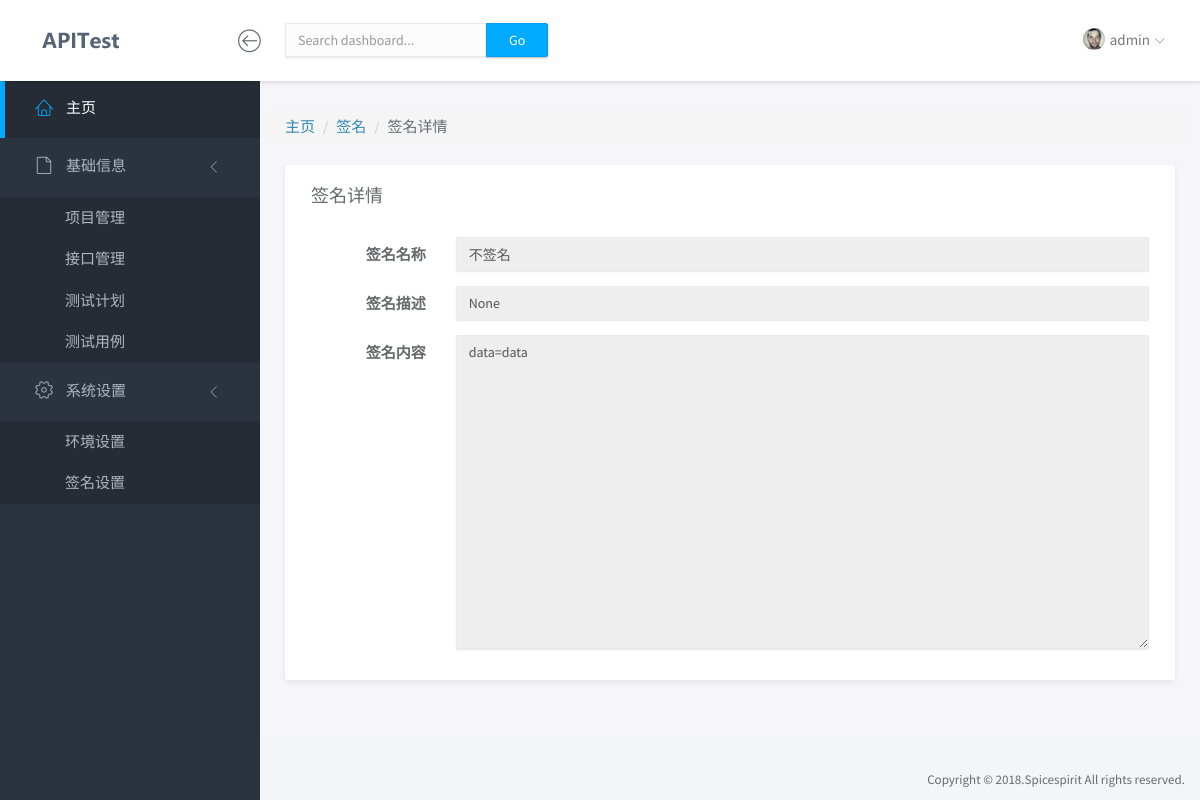
The page /sign/detail/2/ (signed in) on the database its author committed.
### app/models.py (models this page shows, shortened)
class Sign(models.Model):
    name = models.CharField('名称', max_length=50)
    description = models.CharField('描述', max_length=100, blank=True, null=True)
    content = models.TextField('内容', blank=True, null=True)
    class Meta:
        verbose_name = '签名设置'
        verbose_name_plural = '签名设置'

### app/views.py (the view)
# urls.py: path('sign/detail/<int:sign_id>/', sign_detail, name='sign_detail'),
@login_required
def sign_detail(request, sign_id):
    if request.method == 'GET':
        sign = get_object_or_404(Sign, id=sign_id)
        return render(request, "sign_detail.html", {"sign": sign})

### app/templates/sign_detail.html (shortened to what this page needs)
{% extends "base.html" %}
{% block content %}
	<div class="row">
		<ol class="breadcrumb">
		  <li><a href="#">主页</a></li>
		  <li><a href="{% url 'sign_list' %}">签名</a></li>
		  <li>签名详情</li>
		</ol>
	</div>
	<div class="row">
		<div class="col-md-12">
			<div class="panel">
				<div class="panel-heading">
					<h3 class="panel-title">签名详情</h3>
				</div>
				<div class="panel-body">
					<form class="form-horizontal" action='.' method="POST" >
						<div class="form-group">
							<label for="name" class="col-sm-2 control-label" disabled="disabled">签名名称</label>
							<div class="col-sm-10">
								<input id="name" name="name" type="text" class="form-control" value="{{sign.name}}" readonly>
							</div>
						</div>
						<div class="form-group">
							<label for="name" class="col-sm-2 control-label" disabled="disabled">签名描述</label>
							<div class="col-sm-10">
								<input id="name" name="name" type="text" class="form-control" value="{{sign.description}}" readonly>
							</div>
						</div>
						<div class="form-group">
							<label for="content" class="col-sm-2 control-label">签名内容</label>
							<div class="col-sm-10">
								<textarea id="content" name="content" class="form-control" rows="15" readonly>{{sign.content}}</textarea>
							</div>
						</div>
					</form>
				</div>
			</div>
		</div>
	</div>
{% endblock %}

### app/templates/base.html (shortened to what this page needs)
<!doctype html>
<html lang="en">
{% load staticfiles %}
<head>
	<link rel="stylesheet" href="{% static 'vendor/bootstrap/css/bootstrap.min.css' %}">
	<link rel="stylesheet" href="{% static 'vendor/font-awesome/css/font-awesome.min.css' %}">
	<link rel="stylesheet" href="{% static 'vendor/linearicons/style.css' %}">
	<link rel="stylesheet" href="{% static 'vendor/chartist/css/chartist-custom.css' %}">
	<link rel="stylesheet" href="{% static 'css/main.css' %}">
	<link rel="stylesheet" href="{% static 'css/demo.css' %}">
</head>
<body>
	<div id="wrapper">
		<nav class="navbar navbar-default navbar-fixed-top">
			<div class="brand">
				<a href="index.html"><img src="{% static 'img/logo-dark.png' %}" alt="ApiTest" class="img-responsive logo"></a>
			</div>
			<div class="container-fluid">
				<div class="navbar-btn" style="padding-left: 67px;">
					<button type="button" class="btn-toggle-fullwidth"><i class="lnr lnr-arrow-left-circle"></i></button>
				</div>
				<form class="navbar-form navbar-left">
					<div class="input-group">
						<input type="text" value="" class="form-control" placeholder="Search dashboard...">
						<span class="input-group-btn"><button type="button" class="btn btn-primary">Go</button></span>
					</div>
				</form>
				<div id="navbar-menu">
					<ul class="nav navbar-nav navbar-right">
						<li class="dropdown">
							<a href="#" class="dropdown-toggle" data-toggle="dropdown"><img src="{% static 'img/user.png' %}" class="img-circle" alt="Avatar"> <span>{{ request.user.username }}</span> <i class="icon-submenu lnr lnr-chevron-down"></i></a>
						</li>
					</ul>
				</div>
			</div>
		</nav>
		<div id="sidebar-nav" class="sidebar">
			<div class="sidebar-scroll">
				<nav>
					<ul class="nav">
						<li><a href="{% url 'index' %}" class="active"><i class="lnr lnr-home"></i> <span>主页</span></a></li>
						<li>
							<a href="#subItems" data-toggle="collapse" class="collapsed"><i class="lnr lnr-file-empty"></i> <span>基础信息</span> <i class="icon-submenu lnr lnr-chevron-left"></i></a>
							<div id="subItems" class="collapse in">
								<ul class="nav">
									<li><a href="{% url 'prj_list' %}" class="">项目管理</a></li>
									<li><a href="{% url 'api_list' %}" class="">接口管理</a></li>
									<li><a href="{% url 'plan_list' %}" class="">测试计划</a></li>
									<li><a href="{% url 'case_list' %}" class="">测试用例</a></li>
								</ul>
							</div>
						</li>
						<li>
							<a href="#subSettings" data-toggle="collapse" class="collapsed"><i class="lnr lnr-cog"></i> <span>系统设置</span> <i class="icon-submenu lnr lnr-chevron-left"></i></a>
							<div id="subSettings" class="collapse in">
								<ul class="nav">
									<li><a href="{% url 'env_list' %}" class="">环境设置</a></li>
									<li><a href="{% url 'sign_list' %}" class="">签名设置</a></li>
								</ul>
							</div>
						</li>
					</ul>
				</nav>
			</div>
		</div>
		<div class="main">
			<div class="main-content">
				<div class="container-fluid">
					{% block content %}
					{% endblock %}
				</div>
			</div>
		</div>
		<footer>
			<div class="container-fluid">
				<p class="copyright">Copyright &copy; 2018.Spicespirit All rights reserved.</p>
			</div>
		</footer>
	</div>
</body>
</html>

### rows shown on the page
Sign: name "不签名", name "None", content "data=data"

### other values the page prints
{{ request.user.username }} "admin"
